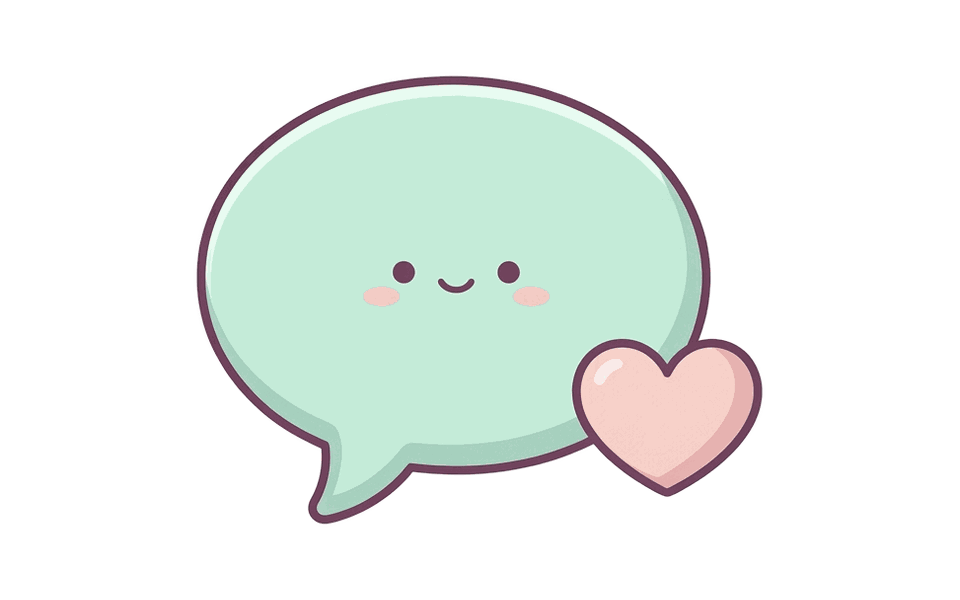
#> input picture app/src/main/assets/escalas_art/escala_dolor.png, 960 x 600 px, given in place of hero-general-clean.png, which was not available
$ python procesar_imagenes.py --input-dir ../../app/src/main/assets/escalas_art
#> lines starting #> are read from the running program, lines starting #| are printed output that depends on the picture; after the words box and inside, x2 and y2 are one past the last pixel; in counts of white or black regions, pixels touching at a corner belong together
#!/usr/bin/env python3
"""Procesa ilustraciones IA existentes; no vuelve a generarlas ni consulta redes.

Uso: python procesar_imagenes.py --input-dir /ruta/con/originales
Los PNG finales se guardan en assets; el registro conserva hashes de entrada/salida.
La generación visual original no es reproducible únicamente con este script.
"""
import argparse
import hashlib
import json
from pathlib import Path

import cv2
import numpy as np
from PIL import Image, ImageFilter

ROOT = Path(__file__).resolve().parents[2]
DEST = ROOT / 'app/src/main/assets/escalas_art'
REGISTER = Path(__file__).with_name('registro_ilustraciones.json')
SOURCES = {
    'general': ('hero-general-clean.png', 'Portapapeles, lupa y libro de consulta'),
    'neuro': ('neuro.png', 'Nube cerebral simbólica y pensamiento'),
    'dolor': ('dolor.png', 'Burbuja de comunicación y corazón'),
    'seguridad': ('seguridad.png', 'Escudo simbólico y apósito decorativo'),
    'neonatal': ('neonatal.png', 'Gorrito y manta, sin bebé ni anatomía'),
    'nutricion': ('nutricion.png', 'Cuenco, cuchara y manzana'),
    'funcion': ('funcion.png', 'Calzado y estrella, actividad cotidiana'),
}


def sha(path):
    return hashlib.sha256(path.read_bytes()).hexdigest()


def process(source, target):
    im = Image.open(source).convert('RGB')
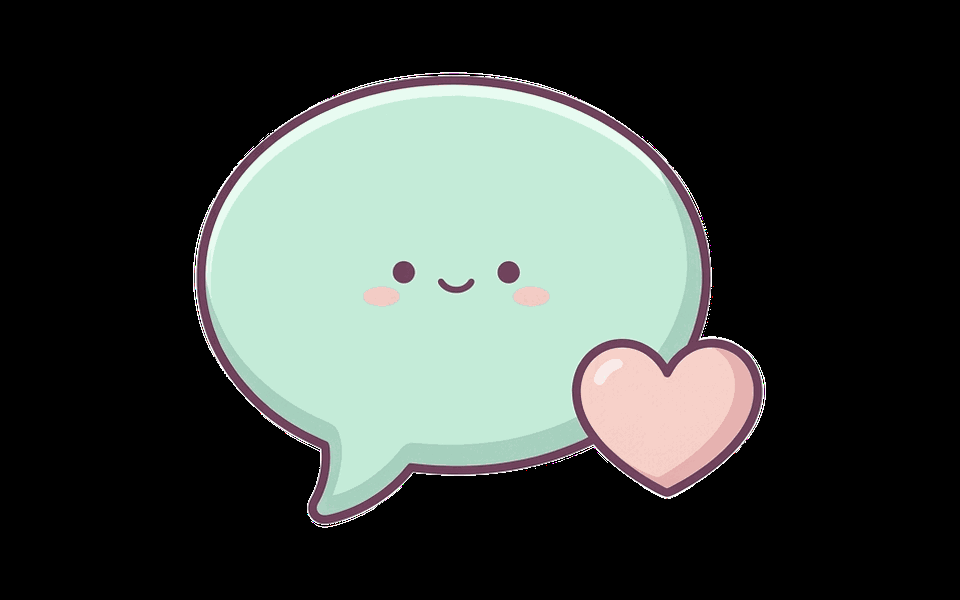
#> im: PIL image 960x600 RGB; mean R, G, B 61.8, 68.8, 64.7
    rgb = np.asarray(im)
    # The generation used an almost-white background. Remove only the near-white
    # region connected to the canvas corner; enclosed white highlights stay intact.
    near_white = np.uint8(np.all(rgb >= 235, axis=2)) * 255
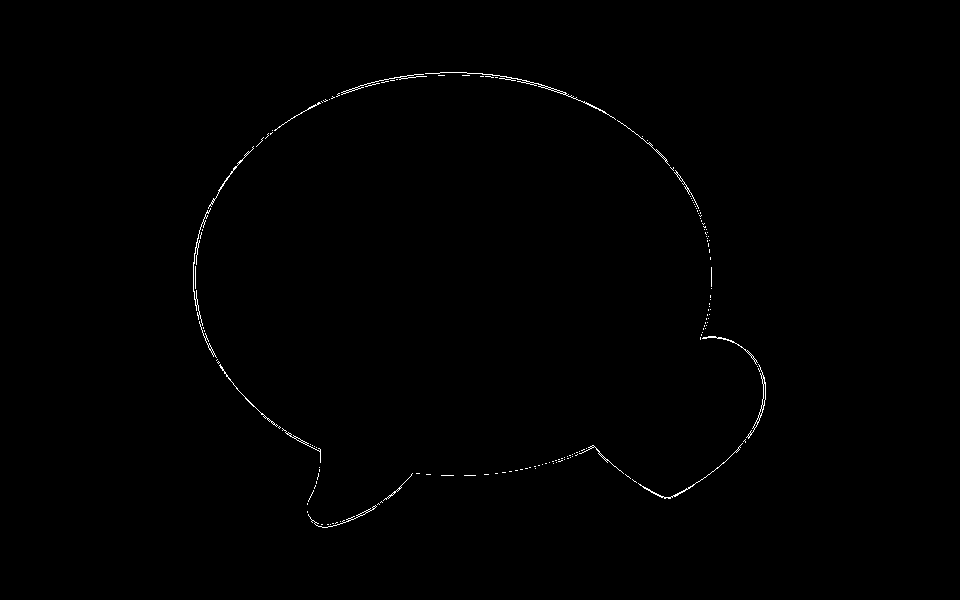
#> near_white: shape (600, 960); 0.39% white in thin lines or dots, all inside (x1, y1, x2, y2) = (193, 72, 766, 528)
    if near_white[0, 0] != 255:
#> (the run stopped early here; a loop or call above may not have finished)

$ run again, on app/src/main/assets/escalas_art/escala_neuro.png
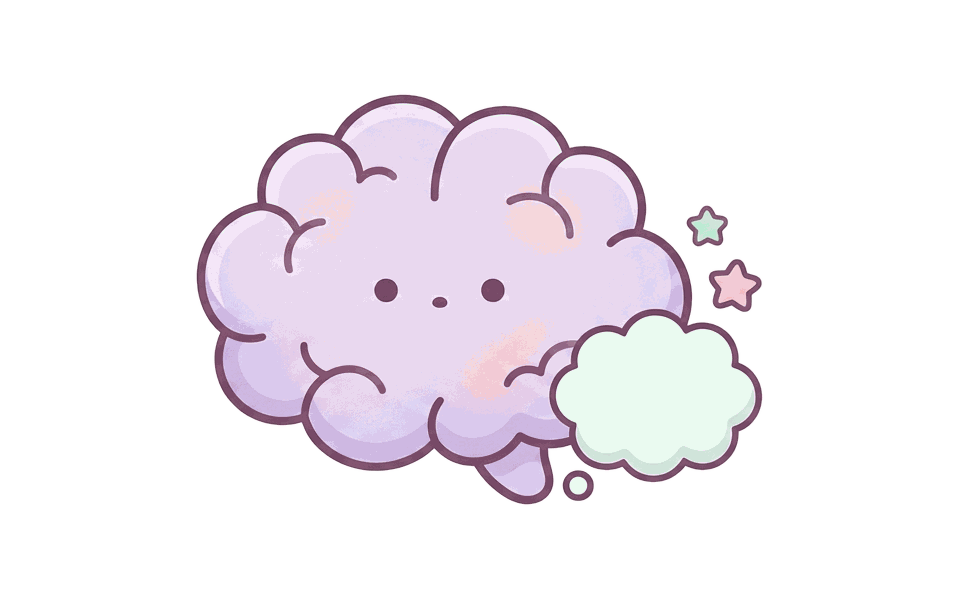
#> input picture app/src/main/assets/escalas_art/escala_neuro.png, 960 x 600 px, given in place of hero-general-clean.png, which was not available
#> in process, `im = Image.open(source).convert('RGB')`:
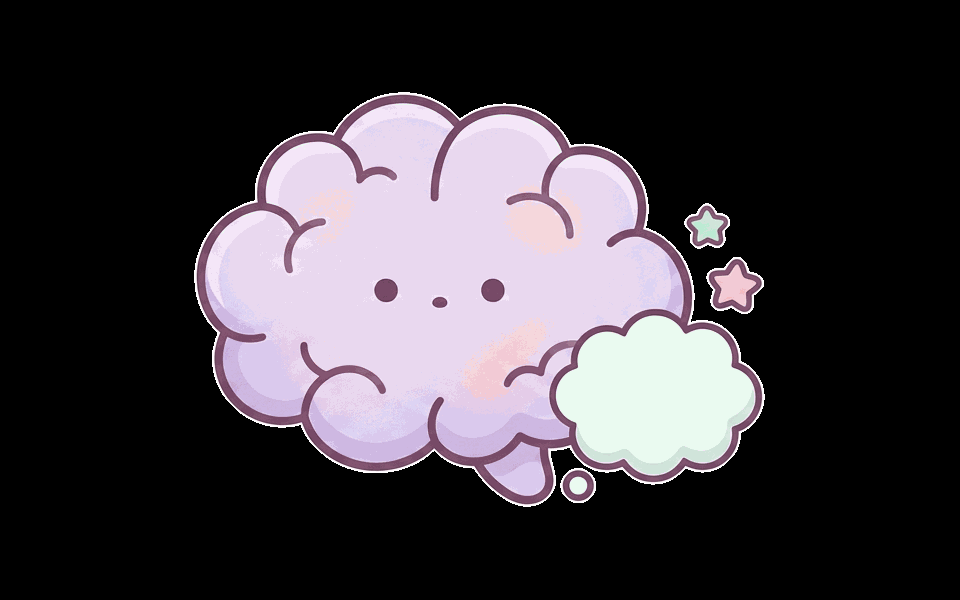
#> im: PIL image 960x600 RGB; mean R, G, B 62.6, 57.8, 63.4
#> in process, `near_white = np.uint8(np.all(rgb >= 235, axis=2)) * 255`:
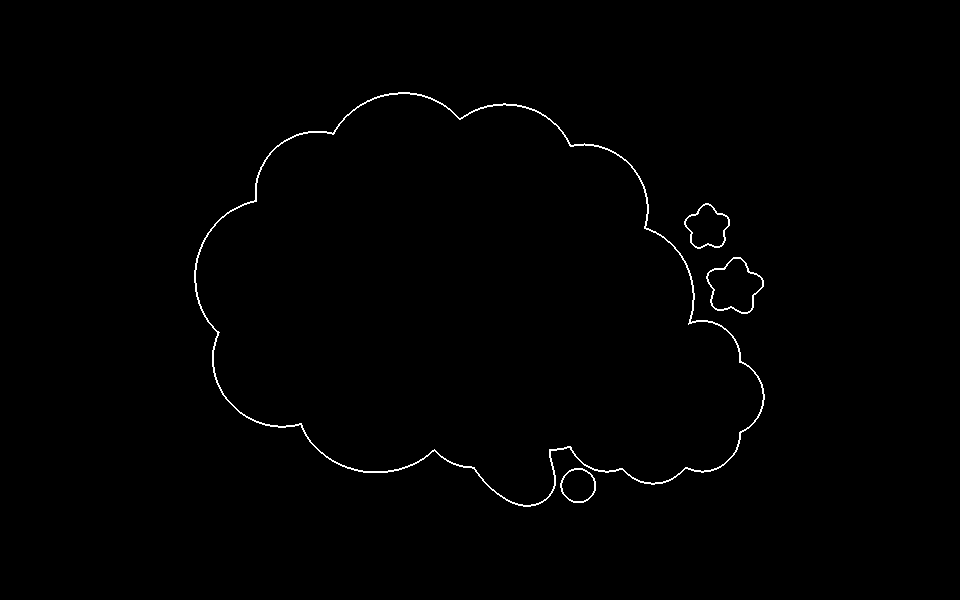
#> near_white: shape (600, 960); 0.67% white in thin lines or dots, all inside (x1, y1, x2, y2) = (194, 92, 765, 507)
